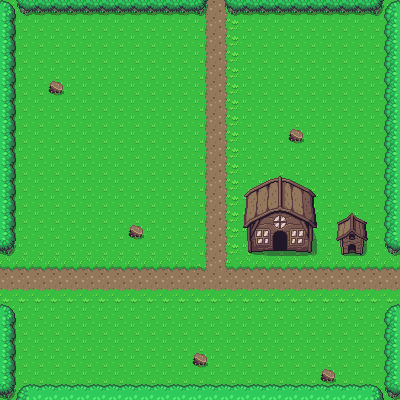

Below is a game level as drawn by its tile map, then a one-line description and the .tmx file that defines it, in full:
An orthogonal 25x25 tile map with 16x16 px tiles, 2 tile layers (Ground, Collisions).

<map version="1.0" tiledversion="1.0.3" orientation="orthogonal" renderorder="left-down" width="25" height="25" tilewidth="16" tileheight="16" nextobjectid="1">
 <tileset firstgid="1" source="overworld.tsx" />
 <layer name="Ground" width="25" height="25">
  <data encoding="csv">
1,1,1,1,1,1,1,1,1,1,1,1,1201,1202,1203,1,1,1,1,1,1,1,1,1,1,
1,1,1,1,1,1,1,1,1,1,1,1,1201,1202,1203,1,1,1,1,1,1,1,1,1,1,
1,1,1,1,1,1,1,1,1,1,1,1,1201,1202,1203,1,1,1,1,1,1,1,1,1,1,
1,1,1,1,1,1,1,1,1,1,1,1,1201,1202,1203,1,1,1,1,1,1,1,1,1,1,
1,1,1,1,1,1,1,1,1,1,1,1,1201,1202,1203,1,1,1,1,1,1,1,1,1,1,
1,1,1,1,1,1,1,1,1,1,1,1,1201,1202,1203,1,1,1,1,1,1,1,1,1,1,
1,1,1,1,1,1,1,1,1,1,1,1,1201,1202,1203,1,1,1,1,1,1,1,1,1,1,
1,1,1,1,1,1,1,1,1,1,1,1,1201,1202,1203,1,1,1,1,1,1,1,1,1,1,
1,1,1,1,1,1,1,1,1,1,1,1,1201,1202,1203,1,1,1,1,1,1,1,1,1,1,
1,1,1,1,1,1,1,1,1,1,1,1,1201,1202,1203,1,1,1,1,1,1,1,1,1,1,
1,1,1,1,1,1,1,1,1,1,1,1,1201,1202,1203,1,1,1,1,1,1,1,1,1,1,
1,1,1,1,1,1,1,1,1,1,1,1,1201,1202,1203,1,1,1,1,1,1,1,1,1,1,
1,1,1,1,1,1,1,1,1,1,1,1,1201,1202,1203,1,1,1,1,1,1,1,1,1,1,
1,1,1,1,1,1,1,1,1,1,1,1,1201,1202,1203,1,1,1,1,1,1,1,1,1,1,
1,1,1,1,1,1,1,1,1,1,1,1,1201,1202,1203,1,1,1,1,1,1,1,1,1,1,
1,1,1,1,1,1,1,1,1,1,1,1,1201,1202,1203,1,1,1,1,1,1,1,1,1,1,
1162,1162,1162,1162,1162,1162,1162,1162,1162,1162,1162,1162,1322,1202,1321,1162,1162,1162,1162,1162,1162,1162,1162,1162,1162,
1202,1202,1202,1202,1202,1202,1202,1202,1202,1202,1202,1202,1202,1202,1202,1202,1202,1202,1202,1202,1202,1202,1202,1202,1202,
1242,1242,1242,1242,1242,1242,1242,1242,1242,1242,1242,1242,1242,1242,1242,1242,1242,1242,1242,1242,1242,1242,1242,1242,1242,
1,1,1,1,1,1,1,1,1,1,1,1,1,1,1,1,1,1,1,1,1,1,1,1,1,
1,1,1,1,1,1,1,1,1,1,1,1,1,1,1,1,1,1,1,1,1,1,1,1,1,
1,1,1,1,1,1,1,1,1,1,1,1,1,1,1,1,1,1,1,1,1,1,1,1,1,
1,1,1,1,1,1,1,1,1,1,1,1,1,1,1,1,1,1,1,1,1,1,1,1,1,
1,1,1,1,1,1,1,1,1,1,1,1,1,1,1,1,1,1,1,1,1,1,1,1,1,
1,1,1,1,1,1,1,1,1,1,1,1,1,1,1,1,1,1,1,1,1,1,1,1,1
</data>
 </layer>
 <layer name="Collisions" width="25" height="25">
  <data encoding="csv">
647,686,766,766,766,766,766,766,766,766,766,766,687,0,686,766,766,766,766,766,766,766,766,687,646,
728,0,0,0,0,0,0,0,0,0,0,0,0,0,0,0,0,0,0,0,0,0,0,0,727,
728,0,0,0,0,0,0,0,0,0,0,0,0,0,0,0,0,0,0,0,0,0,0,0,727,
728,0,0,0,0,0,0,0,0,0,0,0,0,0,0,0,0,0,0,0,0,0,0,0,727,
728,0,0,0,0,0,0,0,0,0,0,0,0,0,0,0,0,0,0,0,0,0,0,0,727,
728,0,0,208,0,0,0,0,0,0,0,0,0,0,0,0,0,0,0,0,0,0,0,0,727,
728,0,0,0,0,0,0,0,0,0,0,0,0,0,0,0,0,0,0,0,0,0,0,0,727,
728,0,0,0,0,0,0,0,0,0,0,0,0,0,0,0,0,0,0,0,0,0,0,0,727,
728,0,0,0,0,0,0,0,0,0,0,0,0,0,0,0,0,0,208,0,0,0,0,0,727,
728,0,0,0,0,0,0,0,0,0,0,0,0,0,0,0,0,0,0,0,0,0,0,0,727,
728,0,0,0,0,0,0,0,0,0,0,0,0,0,0,0,0,0,0,0,0,0,0,0,727,
728,0,0,0,0,0,0,0,0,0,0,0,0,0,0,7,8,9,10,11,0,0,0,0,727,
728,0,0,0,0,0,0,0,0,0,0,0,0,0,0,47,48,49,50,51,0,0,0,0,727,
728,0,0,0,0,0,0,0,0,0,0,0,0,0,0,87,88,89,90,91,0,214,215,0,727,
728,0,0,0,0,0,0,0,208,0,0,0,0,0,0,127,128,129,130,131,0,254,255,0,727,
687,0,0,0,0,0,0,0,0,0,0,0,0,0,0,167,168,169,170,171,0,294,295,0,686,
0,0,0,0,0,0,0,0,0,0,0,0,0,0,0,0,0,0,0,0,0,0,0,0,0,
0,0,0,0,0,0,0,0,0,0,0,0,0,0,0,0,0,0,0,0,0,0,0,0,0,
0,0,0,0,0,0,0,0,0,0,0,0,0,0,0,0,0,0,0,0,0,0,0,0,0,
647,0,0,0,0,0,0,0,0,0,0,0,0,0,0,0,0,0,0,0,0,0,0,0,646,
728,0,0,0,0,0,0,0,0,0,0,0,0,0,0,0,0,0,0,0,0,0,0,0,727,
728,0,0,0,0,0,0,0,0,0,0,0,0,0,0,0,0,0,0,0,0,0,0,0,727,
728,0,0,0,0,0,0,0,0,0,0,0,208,0,0,0,0,0,0,0,0,0,0,0,727,
728,0,0,0,0,0,0,0,0,0,0,0,0,0,0,0,0,0,0,0,208,0,0,0,727,
687,646,726,726,726,726,726,726,726,726,726,726,726,726,726,726,726,726,726,726,726,726,726,647,686
</data>
 </layer>
 <objectgroup name="collisionMask" />
</map>
